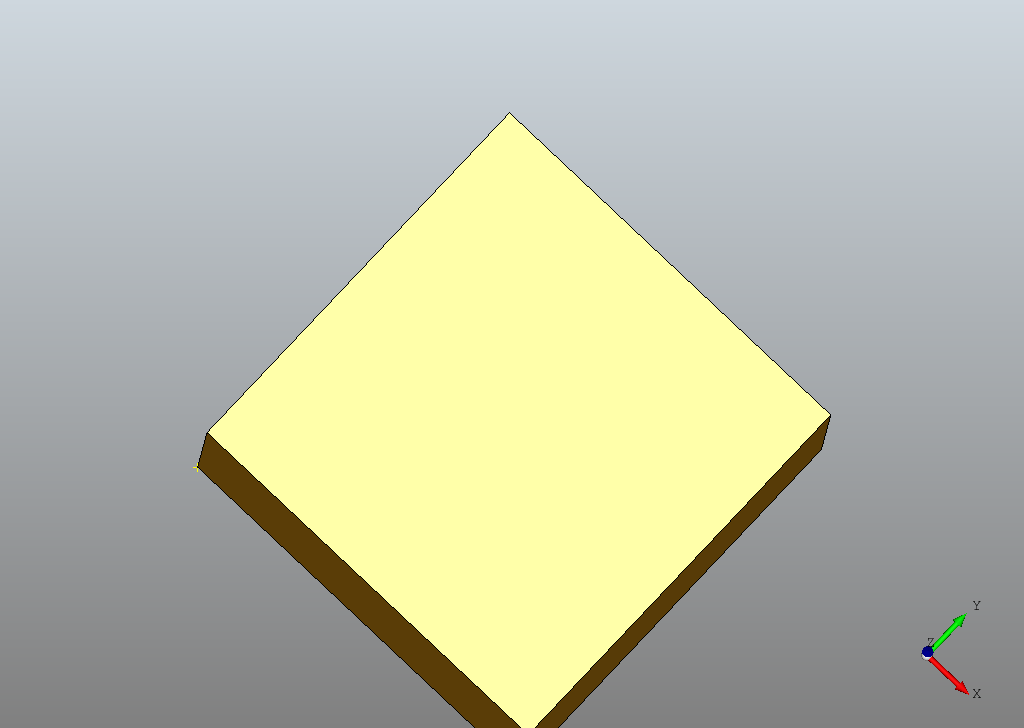

Write the Python code that produced this figure.
import numpy as np
import matplotlib.pyplot as plt
import sys, time, os
sys.path.append(os.path.dirname(os.path.abspath(__file__)) + "\..")

from src.pyocc.OCCQt import Viewer
from src.pyocc.OCCDisplay import OCCDisplay

from OCC.Display.SimpleGui import init_display
from OCC.gp import gp_Pln
from OCC.gp import gp_Pnt, gp_Vec, gp_Ax1, gp_Ax2, gp_Ax3
from OCC.TopoDS  import TopoDS_Compound
from OCC.BOPAlgo import BOPAlgo_MakerVolume, BOPAlgo_Builder
from OCC.BRep    import BRep_Builder
from OCC.BRepAlgoAPI import BRepAlgoAPI_Cut
from OCC.BRepPrimAPI import BRepPrimAPI_MakeBox
from OCC.Graphic3d   import Graphic3d_EF_PDF
from OCCUtils.Topology  import Topo
from OCCUtils.Construct import make_box, make_face
from OCCUtils.Construct import vec_to_dir

class OCCObject (OCCDisplay):

    def __init__(self):
        super(OCCObject, self).__init__()
        print (self.app, self.vi, self.wi)
    
    def Test(self):
        self.display.DisplayShape(make_box(100, 100, 100))
        self.display.DisplayShape(gp_Pnt())
        self.display.FitAll()
        self.start_display()
    
    def Cap (self):
        menu_name = "ScreenCapture"
        self.add_menu (menu_name)
        self.add_function_to_menu (menu_name, self.export_cap)

if __name__ == "__main__":
    obj = OCCObject()
    obj.Cap ()
    obj.Test()
